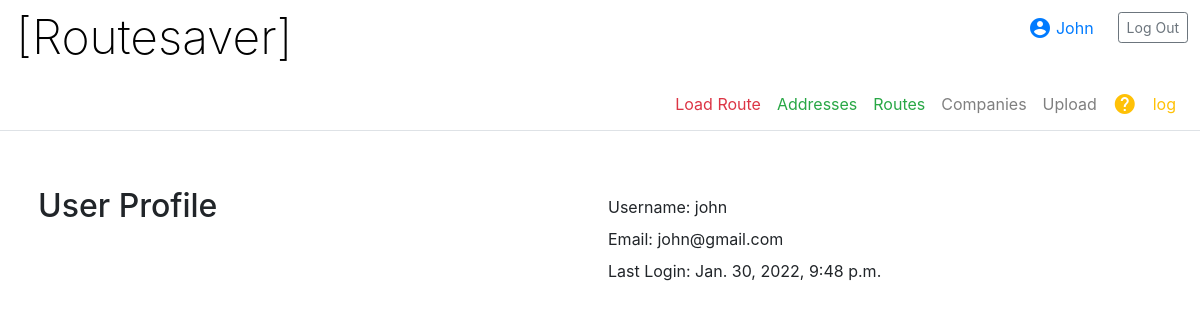
The app's page /profile (signed in), older data.
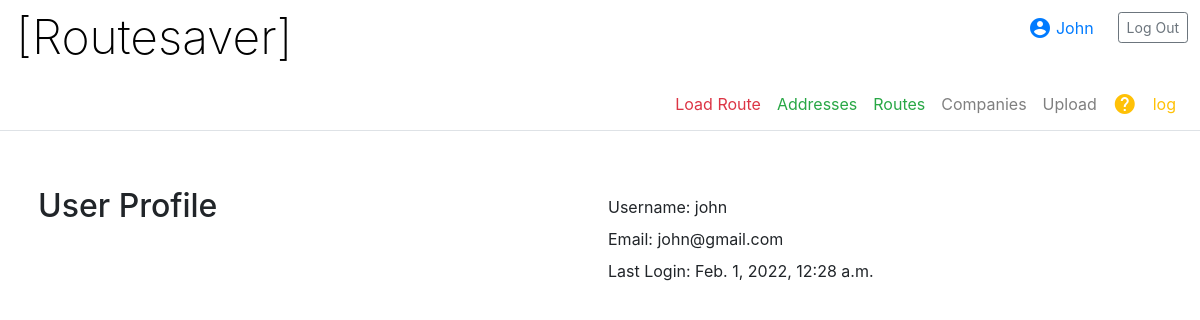
The same page, newer data.
### routesaver/models.py (models this page shows)
class User(AbstractUser):
    pass

### routesaver/views.py (the view)
# urls.py: path('profile', views.profile, name='profile'),
def profile(request):
    user = request.user
    if user is not None:
        user_id = request.user.id
        current_user = User.objects.filter(id=user_id).values()
        return render(request, "routesaver/profile.html", {
            "username": current_user[0]['username'],
            "email": current_user[0]['email'],
            "last_login": current_user[0]['last_login']
        })
    else:
        return render(request, "routesaver/login.html")

### routesaver/templates/routesaver/profile.html
{% extends "routesaver/layout.html" %}
{% load static %}
{% block body %}
<div class="container p-2">
    <div class="row mt-5">
    <div class="col-6">
           <h2>User Profile</h2>
    </div>
    <div class="col-6 p-1">
        <p class="p-1">Username: {{ username }}</p>
        <p class="p-1">Email: {{ email }}</p>
        <p class="p-1">Last Login: {{ last_login }}</p>
    </div>
</div>
{% endblock %}

### routesaver/templates/routesaver/layout.html (shortened to what this page needs)
{% load static %}
<!DOCTYPE html>
<html lang="en">
      <head>
        <link rel="stylesheet" href="https://stackpath.bootstrapcdn.com/bootstrap/4.3.1/css/bootstrap.min.css">
        <link rel="stylesheet" href="/static/style.css">
      </head>
    <body>
    <div class="header">
      <div class="float-left p-2">
          <h1><a class="pl-2 pt-1 site-title" href="{% url 'index' %}">[Routesaver]</a></h1>
      </div>
      <div class="right float-right p-2">
          {% if user.is_authenticated %}
          <div class="p-1 float-right">
            <a class="btn btn-outline-secondary btn-sm" href="{% url 'logout' %}">Log Out</a>
          </div>
          <div class="p-1 float-right mr-3">
          <a id="username" href="{% url 'profile' %}"><span class="material-icons p-1">
            </span><div class="pt-1 float-right">{{ user }}</div></a>
          </div>
        {% else %}
        <div>
          <a class="btn btn-outline-secondary btn-sm" href="{% url 'register' %}">Register</a>
        </div>
      </div>
       {% endif %}
      </div>
    </div>
    <div class="main-menu border-bottom">
      <nav class="navbar navbar-expand-lg navbar-light float-right">
          <ul class="navbar-nav">
            {% if user.is_authenticated %}
                <li class="nav-item">
                  <a class="nav-link text-danger" href="{% url 'index' %}">Load Route</a>
                </li>
                <li class="nav-item">
                  <a class="nav-link text-success" href="{% url 'address' %}">Addresses</a>
                </li>
                <li class="nav-item">
                  <a class="nav-link text-success" href="{% url 'route' %}">Routes</a>
                </li>
                <li class="nav-item">
                  <a class="nav-link" href="{% url 'list_companies'  %}">Companies</a>
                </li>
                <li class="nav-item">
                  <a class="nav-link" href="{% url 'upload_file' %}">Upload</a>
                </li>
                {% endif %}
                <li class="nav-item">
                  <a class="nav-link text-warning" href="{% url 'help' %}"><span class="material-icons">
                    </span></a>
                </li>
                <li class="nav-item">
                  <a class="nav-link text-warning" href="{% url 'log' %}">log</a>
                </li>
          </ul>
      </nav>
    </div>
      {% block body %}
      {% endblock %}
    </body>
</html>

Row changes from the older to the newer data that the page shows:
changed User "John": last_login "Jan. 30, 2022, 9:48 p.m." → "Feb. 1, 2022, 12:28 a.m."
